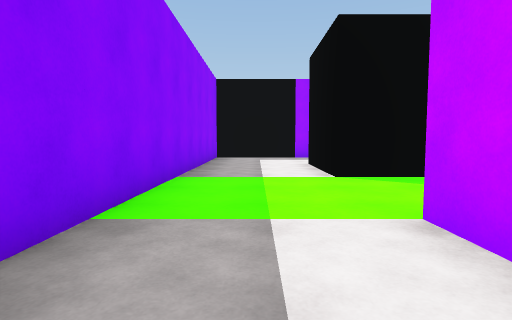
[1] (above)

12 first-person views from a walk through a 3-D level made in the Unity game engine. The camera is 1.2 m above the floor, tilts 4° down and sees 80° across. The floor is counted in squares, 2 m on a side. Each view is taken from the middle of a square. On the plan, view 1 faces up. The plan holds only what a view shows up to about 9 squares ahead; the rest is blank. The player character is not drawn.

[2]
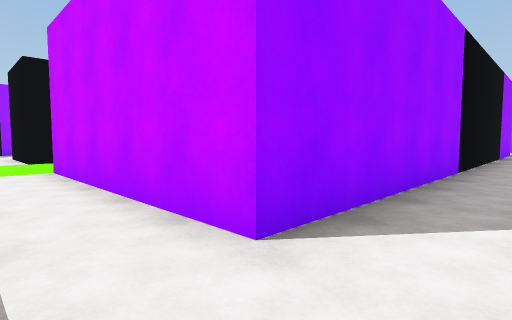

[3]
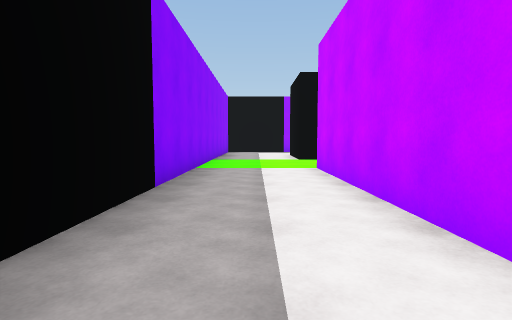

[4]
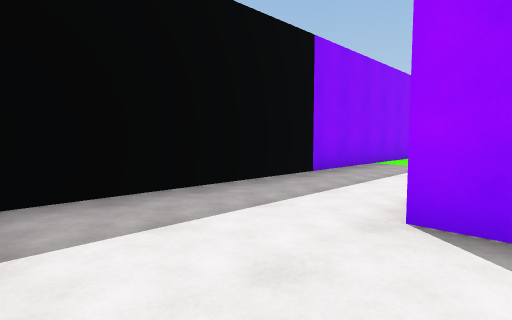

[5]
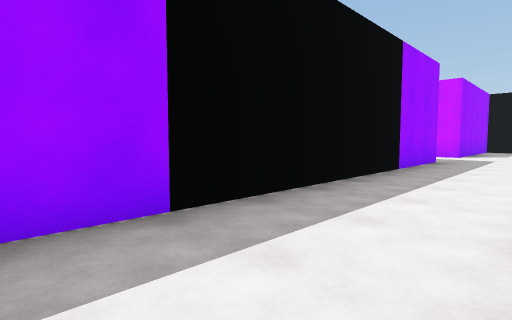

[6]
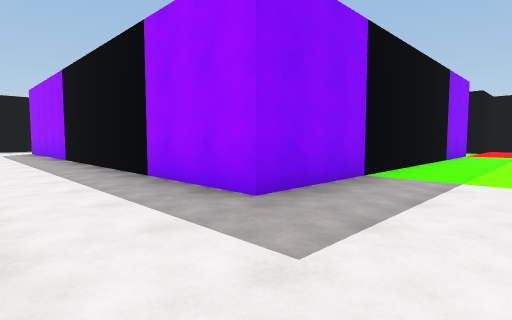

[7]
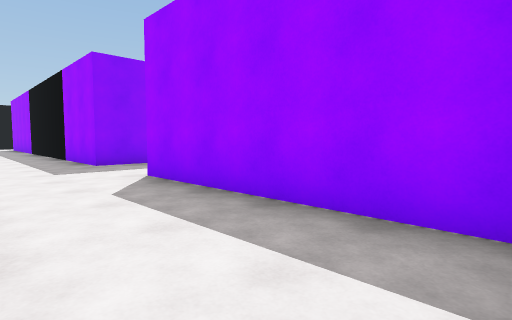

[8]
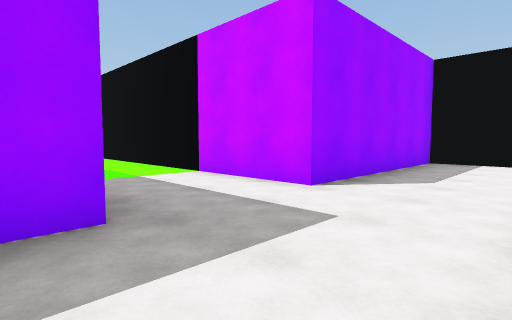

[9]
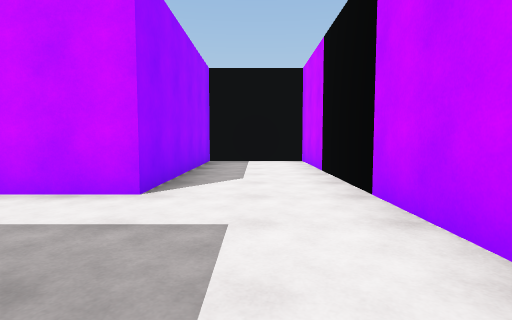

[10]
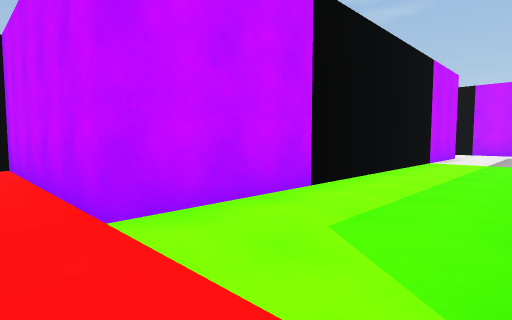

[11]
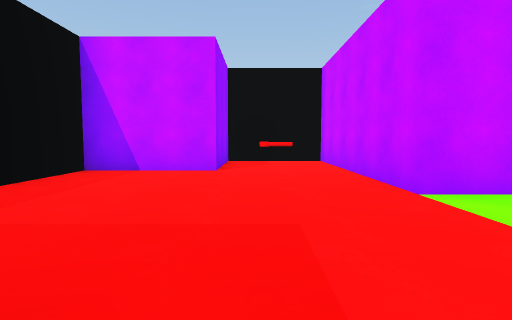

[12]
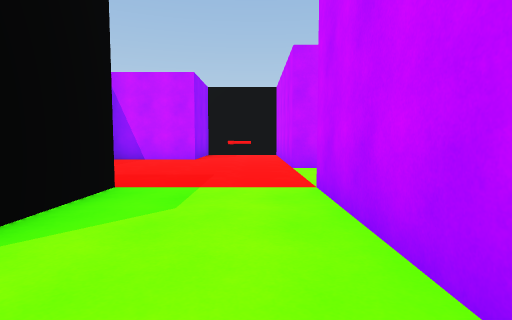

### Floor plan
Key: @ floor where view 1 was taken; # wall or solid block; . floor.
Columns run from 2 left of view 1 to 22 right of it. Each row starts with its distance up from view 1.
 13                     ##
 12                   ...#
 11                  ....#
 10                #.....####
  9 #...         ...........#
  8 #...        ............#
  7 #...#        ###...######
  6 #...#          #...#
  5 #...##         #...#
  4 #....          #...#
  3 #....          #...#
  2 #...#          #...#
  1 #...#          #...#
  0 #.@.#          #...#
 -1  ...#          #...#
 -2  ...############...######
 -3  .......................#
 -4  .......................#
 -5  ....  .................#
 -6                  ##  ####

Positions as (right, up) in squares from view 1, and headings:
1: (0, 0), facing up
2: (0, -4), facing up-right
3: (0, -4), facing up
4: (2, -5), facing up-left
5: (5, -5), facing up-right
6: (16, -5), facing up-left
7: (21, -5), facing up-left
8: (13, -5), facing up-right
9: (13, -4), facing right
10: (14, 8), facing down-right
11: (13, 9), facing right
12: (10, 8), facing right
